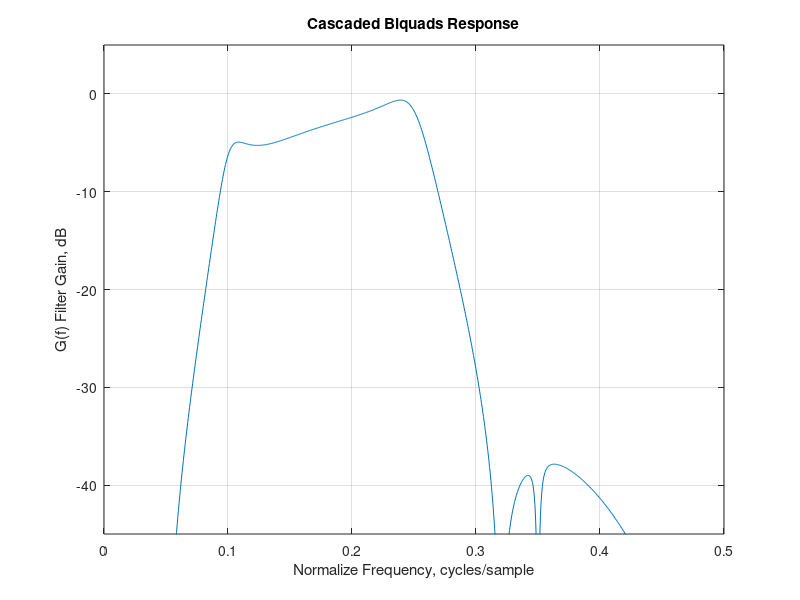

This figure's MATLAB source:
%% ECE486 Lab 3 - Task 3/4
% This script is a secondary test of the zp2biquad() function written for Task 3. 
% The filter designed in Task 2 was split into 5 biquad sections using the
% coefficients generated by the zp2biquad() function.
%
% Authors: Jacob Allenwood, Travis Russell, Jeremiah Simonsen
% ECE 486 - Laboratory 3
% March 10, 2015

f = linspace(0,0.5,1001);
z = exp(1i*2*pi*f);
G_1 = (1 + 2*z.^(-1) + 1*z.^(-2))./(1 - 0.224858*z.^(-1) ...
    + 0.36*z.^(-2));
G_2 = (1 - 2*z.^(-1) + 1*z.^(-2))./(1 - 0.790406*z.^(-1) ... 
    + 0.3844*z.^(-2));
G_3 = (1 + 0.851559*z.^(-1) + 1*z.^(-2))./(1 - 1.08994e-16*z.^(-1) ... 
    + 0.7921*z.^(-2));
G_4 = (1 - 1.90211*z.^(-1) + 1*z.^(-2))./(1 - 1.50477*z.^(-1) ... 
    + 0.8649*z.^(-2));
G_5 = (1 + 1.17557*z.^(-1) + 1*z.^(-2))./(1 + 1.15206*z.^(-1) ... 
    + 0.9604*z.^(-2));

plot(f,20*log10(abs(0.0264722*G_1.*G_2.*G_3.*G_4.*G_5)))
axis([0 0.5 -45 5])
grid on
xlabel('Normalize Frequency, cycles/sample')
ylabel('G(f) Filter Gain, dB')
title('Cascaded Biquads Response')